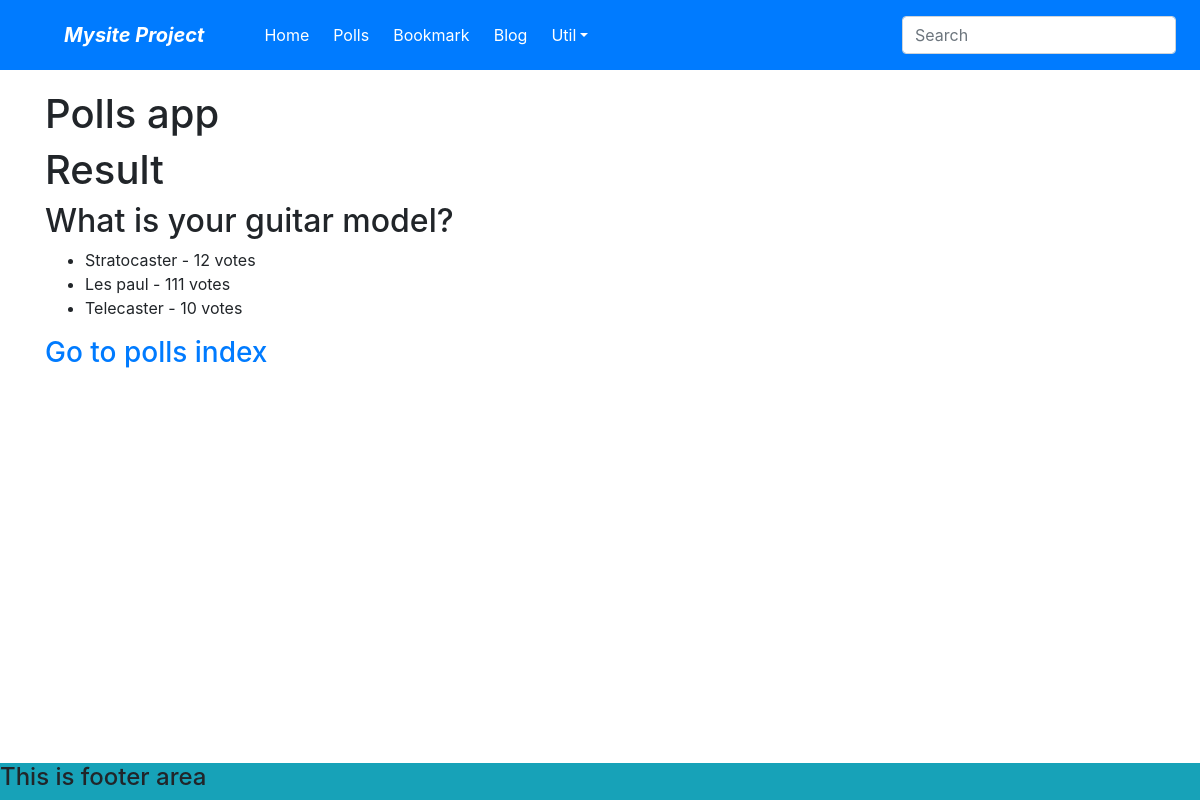
Page /polls/2/result on the committed database.
### polls/models.py (models this page shows, shortened)
class Question(models.Model):
    question_text = models.CharField(max_length=50)
    pub_date = models.DateTimeField('date published')

class Choice(models.Model):
    choice_text = models.CharField(max_length=50)
    vote_cnt = models.IntegerField(verbose_name='vote count', default=0)
    question = models.ForeignKey('Question', on_delete=models.CASCADE)

### polls/views.py (the view)
# urls.py: path('<int:pk>/result', views.ResultView.as_view(), name='result'),
class ResultView(generic.DetailView):
    model = Question
    template_name = 'polls/result.html'
    context_object_name = 'tar_q'

### polls/templates/polls/result.html (shortened to what this page needs)
{% extends "home.html" %}
{% block content %}
    {% include 'polls/base.html' %}
    <h1>Result</h1>
    <h2>{{tar_q.question_text}}</h2>
    <ul>
        {% for c in tar_q.choice_set.all %}
            <li>{{c.choice_text}} - {{c.vote_cnt}} vote{{c.vote_cnt|pluralize}}</li>
        {% endfor %}
    </ul>
    <h3><a href="{% url 'polls:index' %}">Go to polls index</a></h3>
{% endblock content %}

### rows in the picture
Question: question_text "What is your guitar model?"
Choice: choice_text "Stratocaster", vote_cnt "12"
Choice: choice_text "Les paul", vote_cnt "111"
Choice: choice_text "Telecaster", vote_cnt "10"
